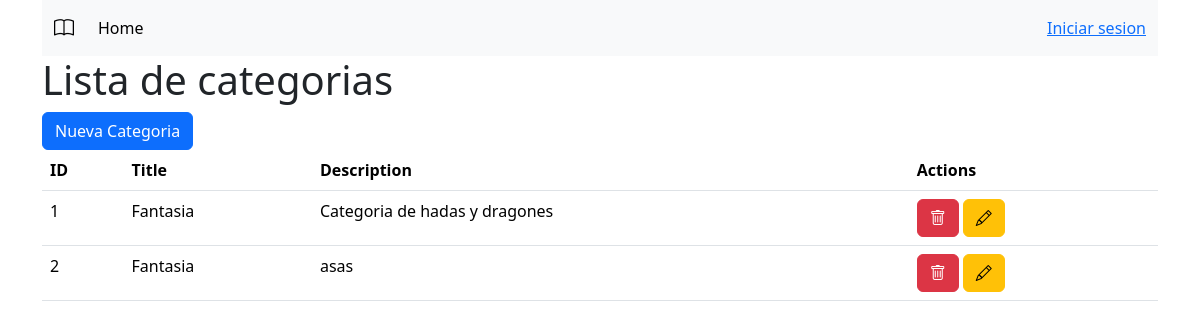
Page /categorias/ on the committed database.
### catalogo/models.py (models this page shows, shortened)
class Categoria(models.Model):
    titulo = models.CharField(max_length=50)
    descripcion = models.TextField()

### catalogo/views.py (the view)
# urls.py: path("categorias/", views.categoryListView, name="list-category"),
def categoryListView(request):
    return render(request, "catalogo/category/category_list.html", {"listado":Categoria.objects.all()})

### catalogo/templates/catalogo/category/category_list.html
{% extends 'catalogo/base.html' %}
{% block content %}
<h1>Lista de categorias</h1>
<a class="btn btn-primary" href="{% url 'create-category' %}">Nueva Categoria</a>
<table class="table">
    <thead>
        <tr>
            <th>ID</th>
            <th>Title</th>
            <th>Description</th>
            <th>Actions</th>
        </tr>
    </thead>
    <tbody>
        {% for category in listado %}
        <tr>
            <td>{{category.id}}</td>
            <td>{{category.titulo}}</td>
            <td>{{category.descripcion}}</td>
            <td>
                <a class="btn btn-danger" href="#"><i class="bi bi-trash"></i></a>
                <a class="btn btn-warning" href="#"><i class="bi bi-pencil"></i></a>
            </td>
        </tr>
        {% empty %}
        <tr>
            <td colspan="5">
                <h3>No hay categorias</h3>
            </td>
        </tr>
        {% endfor %}
    </tbody>
</table>
{% endblock %}

### rows in the picture
Categoria: id "1", titulo "Fantasia", descripcion "Categoria de hadas y dragones"
Categoria: id "2", titulo "Fantasia", descripcion "asas"
